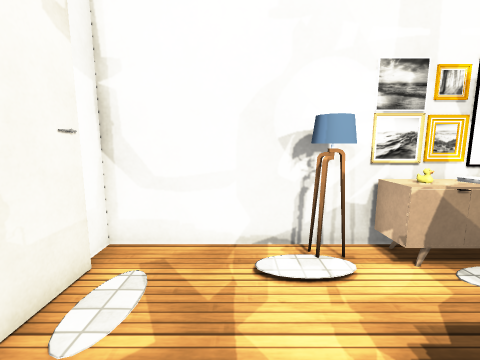
view 1 (above)

15 first-person views from a walk through a Unity game level. The camera is 1.4 m above the floor, tilts 8° down and sees 90° across. The floor is counted in squares, 0.5 m on a side. Each view is taken from the middle of a square. On the plan, view 1 faces up. The plan holds only what a view shows up to about 18 squares ahead; the rest is blank. The place goes on beyond the plan. The player character is not drawn. Some surface patterns are stand-ins.

view 2
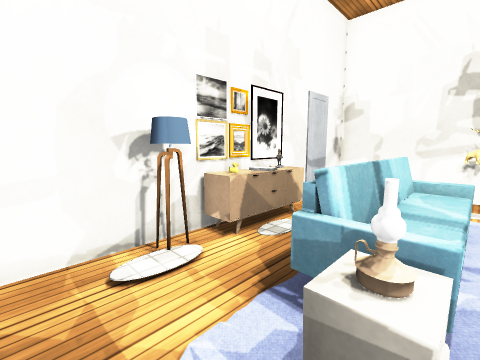

view 3
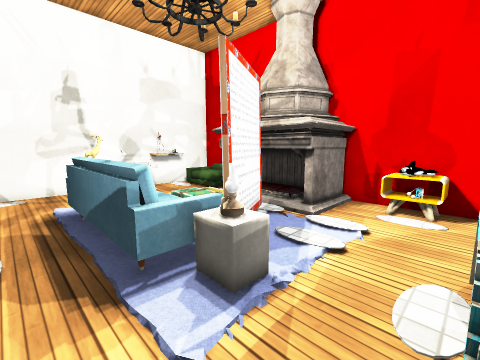

view 4
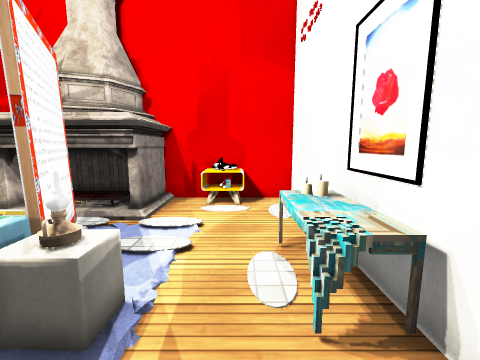

view 5
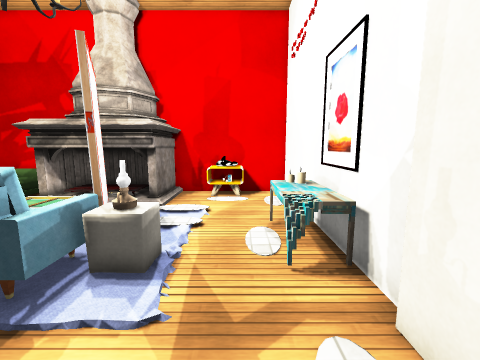

view 6
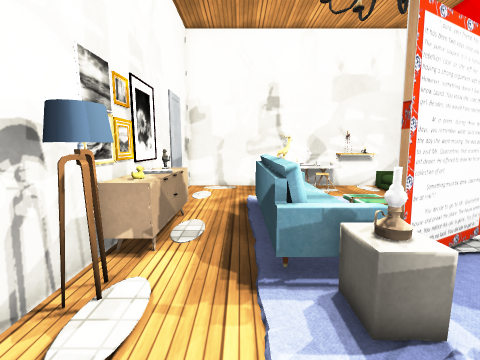

view 7
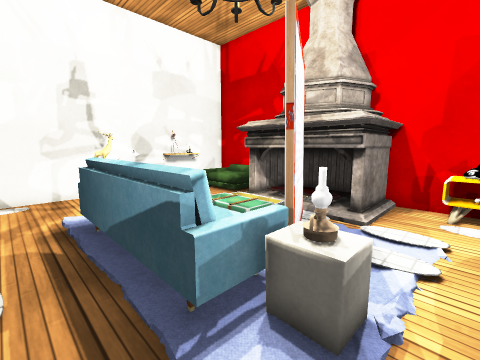

view 8
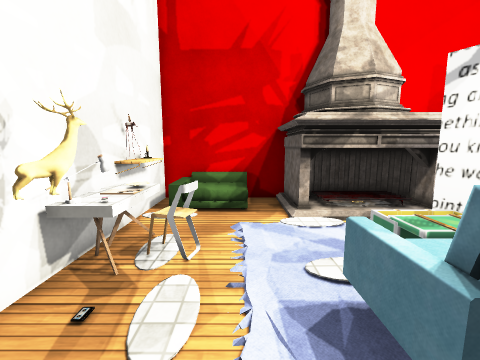

view 9
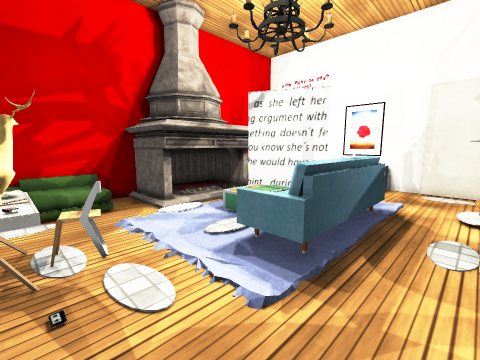

view 10
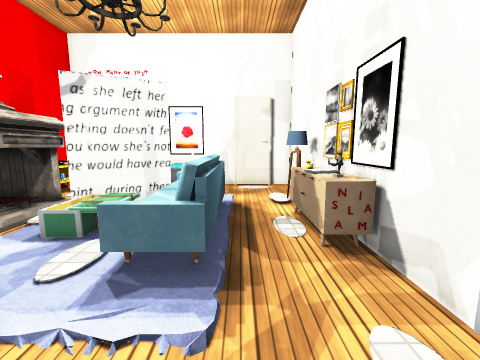

view 11
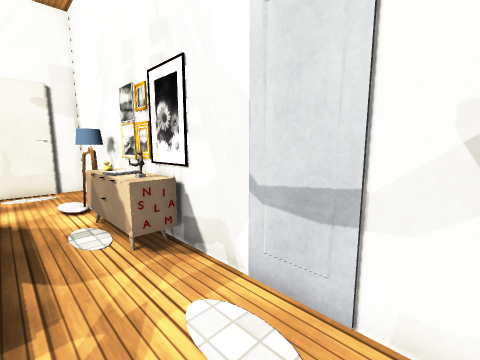

view 12
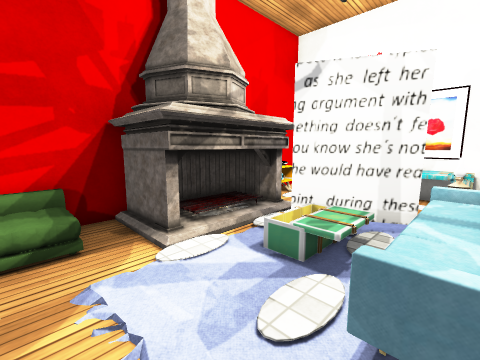

view 13
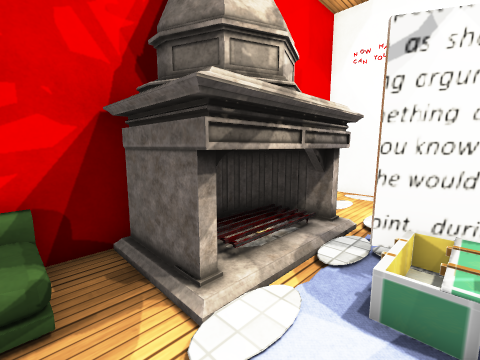

view 14
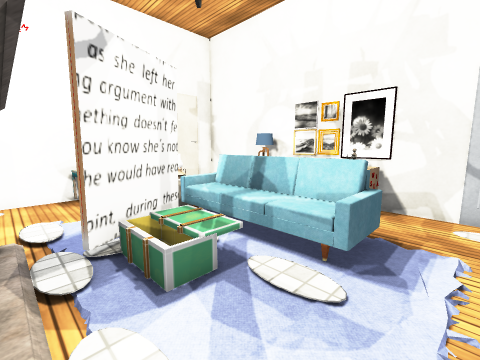

view 15
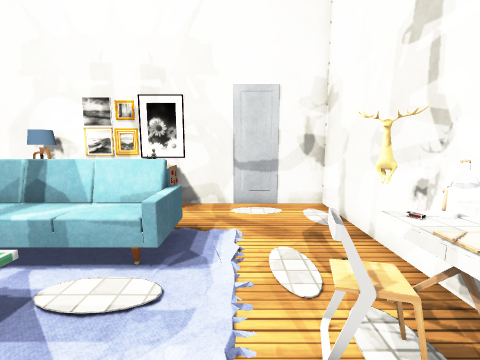

### Floor plan
Key: @ floor where view 1 was taken; # wall or solid block; . floor; = window, fence, low wall or low ledge; v drop or lower ground; O other object.
Columns run from 4 left of view 1 to 15 right of it. Each row starts with its distance up from view 1.
  7 ####################
  6 #.....OOOOOOO......#
  5 ##....O.OO#OO......#
  4 ##.................#
  3 ##.................#
  2 #.....OOOOOOOO ....#
  1 #OO..OOOOOOOOO ...##
  0 #OO.@OOOOOOOOO ..###
 -1 #OO....# OOO.....#O#
 -2 #OO....##OOO   .==O#
 -3 # ......##OO   ..#O#
 -4 #........O........O#
 -5 #......OOOOOOO....OO
 -6 #......OOO OOO....O#
 -7 #..=#=.OOOOOOO.OOO v
 -8 #..##=.OOOOOOO.O   v
 -9 ########    ####vvvv

Positions as (right, up) in squares from view 1, and headings:
1: (0, 0), facing up
2: (-1, 0), facing up-right
3: (-2, 4), facing down-right
4: (-1, 4), facing down
5: (-1, 6), facing down
6: (-2, 3), facing right
7: (0, 4), facing down-right
8: (11, 4), facing down
9: (14, 5), facing down-left
10: (14, 3), facing left
11: (14, 3), facing up-left
12: (12, 1), facing down-left
13: (11, -2), facing down-left
14: (11, -5), facing up-left
15: (11, -5), facing up
